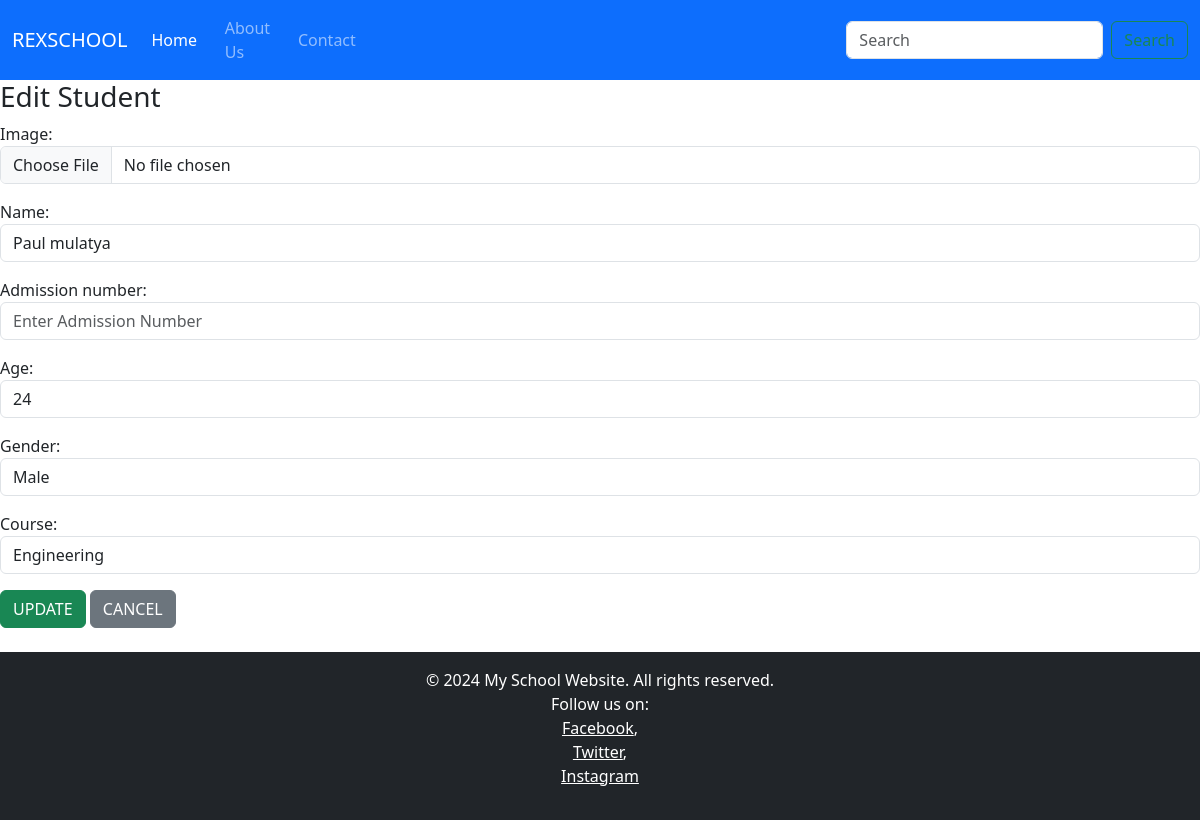
Page /student_app/edit/1/ on the committed database.
### student_app/models.py (models this page shows, shortened)
class Student(models.Model):
    image = models.ImageField(upload_to='student_images/', blank=True)
    name = models.CharField(max_length=50)
    admission_number = models.CharField(max_length=20, null=True)
    age = models.IntegerField()
    gender = models.CharField(max_length=10)
    course = models.CharField(max_length=50)

### student_app/views.py (the view)
# urls.py: path('edit/<int:id>/',views.edit,name='edit'),
def edit(request,id):
    student= get_object_or_404(Student,id=id)
    if request.method == 'POST':
        form = StudentForm(request.POST,request.FILES,instance=student)
        if form.is_valid():
            form.save()
            messages.success(request, 'Your changes have been saved successfully.')
            return redirect('about')
        else:
            messages.error(request,'Please check form details')
    else:
        form = StudentForm(instance=student)
    return render(request, 'edit.html', {'form':form,'student':student})

### student_app/forms.py
class StudentForm(forms.ModelForm):
    class Meta:
        model = Student
        fields = '__all__'
        widgets = {
            'name': forms.TextInput(attrs={'class': 'form-control', 'placeholder': 'Enter Name'}),
            'admission_number': forms.TextInput(attrs={'class': 'form-control', 'placeholder': 'Enter Admission Number'}),
            'age': forms.NumberInput(attrs={'class': 'form-control', 'placeholder': 'Enter Age'}),
            'gender': forms.TextInput(attrs={'class': 'form-control', 'placeholder': 'Enter Gender'}),
            'course': forms.TextInput(attrs={'class': 'form-control', 'placeholder': 'Enter Course'}),
            'image': forms.ClearableFileInput(attrs={'class': 'form-control','accept': 'image/*','tittle':'Upload image here'})
        }

### student_app/templates/edit.html (shortened to what this page needs)
{% extends 'base.html' %}
{% block content %}
<h3>Edit Student</h3>
<form method="post" enctype="multipart/form-data">
    {{ form.as_p }}
    <button class="btn btn-success" type="submit">  UPDATE</button>
    <a href="" class="btn btn-secondary">CANCEL</a>
</form>
{% endblock %}

### rows in the picture
Student: name "Paul mulatya", age "24", gender "Male", course "Engineering"
